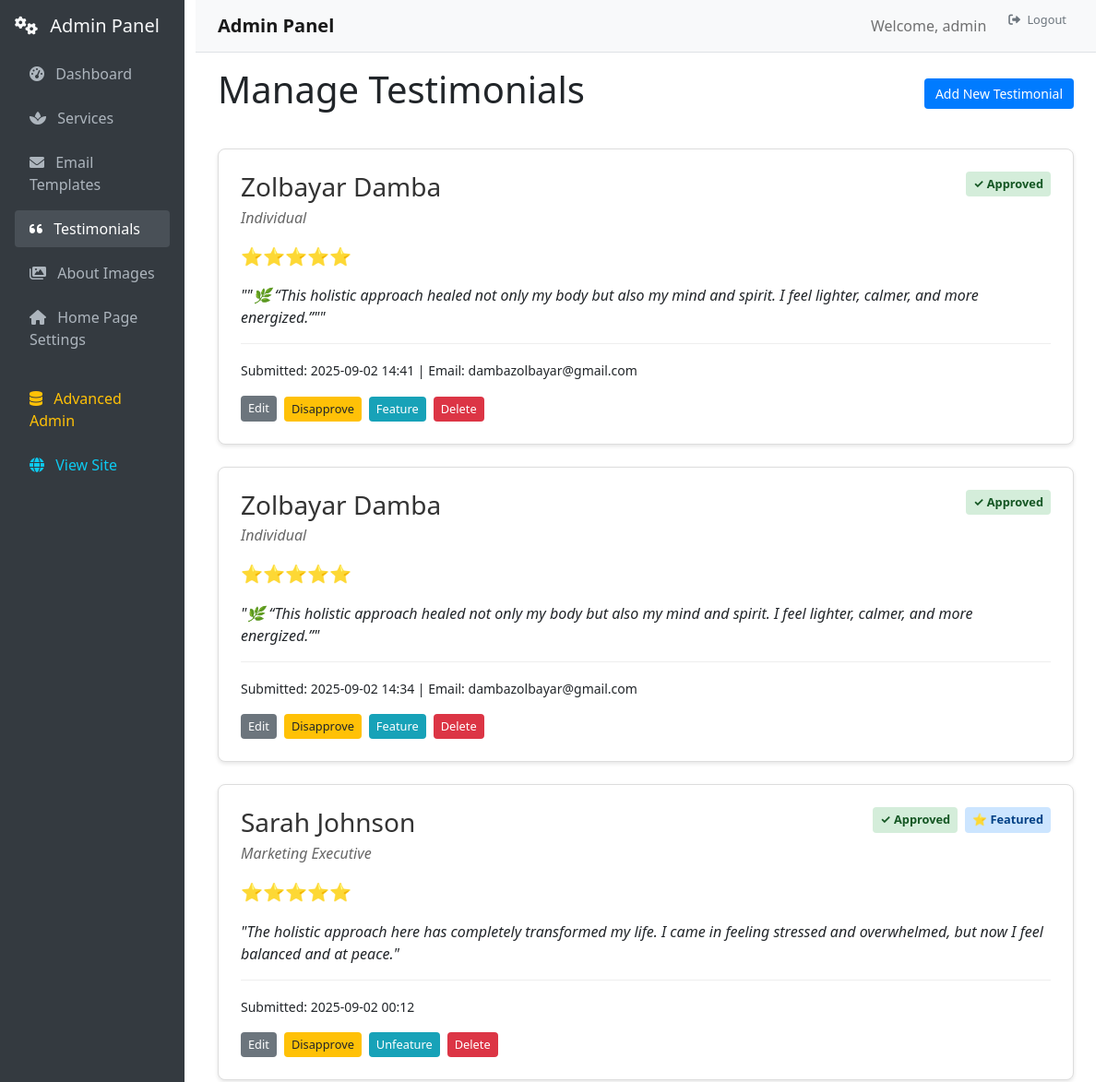
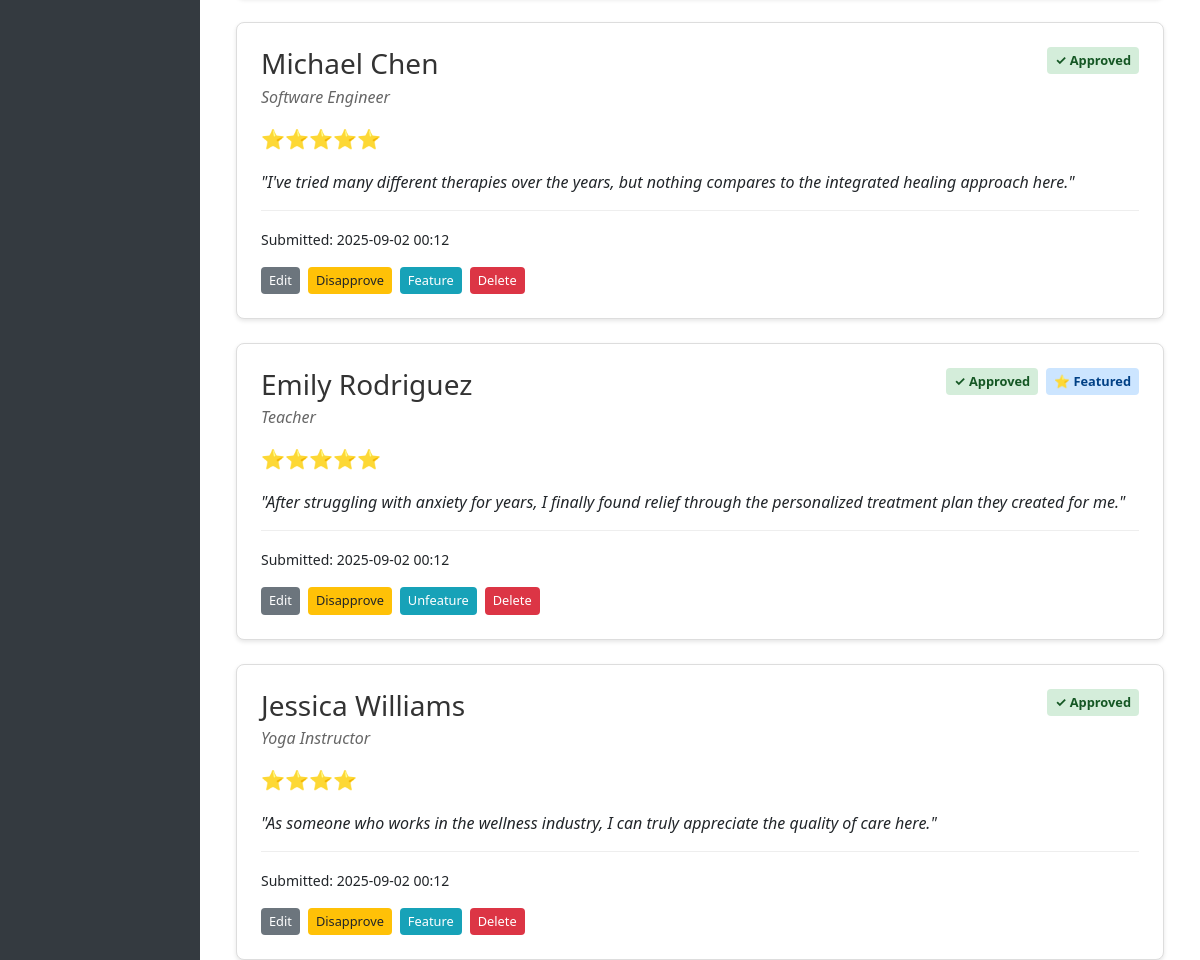
Page /admin/testimonials (signed in) on the committed database (2 pictures, top to bottom).
### db/models.py (models this page shows, shortened)
class User(db.Model, UserMixin):
    __tablename__ = 'users'
    id = db.Column(db.Integer, primary_key=True, autoincrement=True)
    is_paid = db.Column(db.Boolean, default=False)
    username = db.Column(db.String(80), nullable=False, unique=True)
    email = db.Column(db.String(120), nullable=False, unique=True)
    password = db.Column(db.String(128), nullable=False)
    role_id = db.Column(db.Integer, db.ForeignKey('roles.id'), nullable=False)
    role = db.relationship('Role', backref=db.backref('users', lazy=True))
    created_at = db.Column(db.DateTime, default=db.func.now())
    updated_at = db.Column(db.DateTime, default=db.func.now(), onupdate=db.func.now())

class Testimonial(db.Model):
    __tablename__ = "testimonials"
    id = db.Column(db.Integer, primary_key=True)
    client_name = db.Column(db.String(100), nullable=False)
    client_title = db.Column(db.String(100), nullable=True)  # Job title or profession
    testimonial_text = db.Column(db.Text, nullable=False)
    rating = db.Column(db.Integer, nullable=False, default=5)  # 1-5 star rating
    is_approved = db.Column(db.Boolean, default=False, nullable=False)  # Admin approval
    is_featured = db.Column(db.Boolean, default=False, nullable=False)  # Show on homepage
    email = db.Column(db.String(120), nullable=True)  # Optional client email
    created_at = db.Column(db.DateTime, default=db.func.now())
    updated_at = db.Column(db.DateTime, default=db.func.now(), onupdate=db.func.now())
    approved_at = db.Column(db.DateTime, nullable=True)
    approved_by = db.Column(db.Integer, db.ForeignKey('users.id'), nullable=True)
    approver = db.relationship('User', backref=db.backref('approved_testimonials', lazy=True))
    def get_star_display(self):
        return "⭐" * self.rating

### routes/admin.py (the view)
@admin_bp.route('/testimonials')
@admin_required
def admin_testimonials():
    testimonials = Testimonial.query.order_by(Testimonial.created_at.desc()).all()
    return render_template('admin/testimonials.html', testimonials=testimonials)

### app_factory.py (called while the page is built)
def initialize_extensions(app):
    db.init_app(app)
    migrate = Migrate(app, db)
    babel = Babel(app)
    mail = Mail(app)
    app.mail = mail  # Make mail available globally for blueprints
    login_manager = LoginManager()
    login_manager.init_app(app)
    @login_manager.user_loader
    def load_user(user_id):
        return User.query.get(int(user_id))
    try:
        from flask_cors import CORS
        CORS(app, supports_credentials=True)
        print("✅ CORS enabled")
    except ImportError:
        print("⚠️ Flask-CORS not installed. Skipping...")
    from utils.admin_setup import setup_admin
    setup_admin(app)

### routes/admin.py (called while the page is built)
def admin_required(f):
    @wraps(f)
    @login_required
    def decorated_function(*args, **kwargs):
        if not current_user.is_authenticated or current_user.role.name != 'admin':
            flash('Admin access required.', 'error')
            return redirect(url_for('main.home'))
        return f(*args, **kwargs)
    return decorated_function

### templates/admin/testimonials.html (shortened to what this page needs)
{% extends "admin/base.html" %}
{% block content %}
<div class="admin-header">
    <h1>Manage Testimonials</h1>
    <a href="{{ url_for('admin_panel.create_testimonial') }}" class="btn btn-primary">Add New Testimonial</a>
</div>
<div class="testimonials-grid">
    {% for testimonial in testimonials %}
    <div class="testimonial-admin-card">
        <div class="testimonial-header">
            <div class="client-info">
                <h3>{{ testimonial.client_name }}</h3>
                {% if testimonial.client_title %}
                <p class="client-title">{{ testimonial.client_title }}</p>
                {% endif %}
            </div>
            <div class="testimonial-status">
                {% if testimonial.is_approved %}
                    <span class="status-badge approved">✓ Approved</span>
                {% else %}
                    <span class="status-badge pending">⏳ Pending</span>
                {% endif %}
                {% if testimonial.is_featured %}
                    <span class="status-badge featured">⭐ Featured</span>
                {% endif %}
            </div>
        </div>
        <div class="rating">
            {{ testimonial.get_star_display() }}
        </div>
        <div class="testimonial-text">
            <p>"{{ testimonial.testimonial_text }}"</p>
        </div>
        <div class="testimonial-meta">
            <small>
                Submitted: {{ testimonial.created_at.strftime('%Y-%m-%d %H:%M') }}
                {% if testimonial.email %}
                | Email: {{ testimonial.email }}
                {% endif %}
            </small>
        </div>
        <div class="testimonial-actions">
            <a href="{{ url_for('admin_panel.edit_testimonial', testimonial_id=testimonial.id) }}" class="btn btn-secondary btn-sm">Edit</a>
            {% if testimonial.is_approved %}
                <form method="POST" action="{{ url_for('admin_panel.disapprove_testimonial', testimonial_id=testimonial.id) }}" style="display: inline;">
                    <button type="submit" class="btn btn-warning btn-sm" onclick="return confirm('Disapprove this testimonial?')">Disapprove</button>
                </form>
            {% else %}
                <form method="POST" action="{{ url_for('admin_panel.approve_testimonial', testimonial_id=testimonial.id) }}" style="display: inline;">
                    <button type="submit" class="btn btn-success btn-sm">Approve</button>
                </form>
            {% endif %}
            <form method="POST" action="{{ url_for('admin_panel.toggle_feature_testimonial', testimonial_id=testimonial.id) }}" style="display: inline;">
                <button type="submit" class="btn btn-info btn-sm">
                    {% if testimonial.is_featured %}Unfeature{% else %}Feature{% endif %}
                </button>
            </form>
            <form method="POST" action="{{ url_for('admin_panel.delete_testimonial', testimonial_id=testimonial.id) }}" style="display: inline;">
                <button type="submit" class="btn btn-danger btn-sm" onclick="return confirm('Delete this testimonial permanently?')">Delete</button>
            </form>
        </div>
    </div>
    {% endfor %}
</div>
{% endblock %}

### templates/admin/base.html (shortened to what this page needs)
<!DOCTYPE html>
<html lang="en">
<head>
    <link href="https://cdn.jsdelivr.net/npm/bootstrap@5.1.3/dist/css/bootstrap.min.css" rel="stylesheet">
    <link href="https://cdnjs.cloudflare.com/ajax/libs/font-awesome/6.0.0/css/all.min.css" rel="stylesheet">
</head>
<body>
    <div class="container-fluid">
        <div class="row">
            <nav class="col-md-3 col-lg-2 sidebar p-3">
                <div class="mb-3">
                    <h5 class="text-light">
                        <i class="fas fa-cogs me-2"></i>
                        Admin Panel
                    </h5>
                </div>
                <ul class="nav flex-column">
                    <li class="nav-item">
                        <a class="nav-link {% if request.endpoint == 'admin_panel.admin_panel' %}active{% endif %}"
                           href="{{ url_for('admin_panel.admin_panel') }}">
                            <i class="fas fa-tachometer-alt me-2"></i>
                            Dashboard
                        </a>
                    </li>
                    <li class="nav-item">
                        <a class="nav-link {% if request.endpoint == 'admin_panel.admin_services' %}active{% endif %}"
                           href="{{ url_for('admin_panel.admin_services') }}">
                            <i class="fas fa-spa me-2"></i>
                            Services
                        </a>
                    </li>
                    <li class="nav-item">
                        <a class="nav-link {% if request.endpoint == 'admin_panel.admin_emails' %}active{% endif %}"
                           href="{{ url_for('admin_panel.admin_emails') }}">
                            <i class="fas fa-envelope me-2"></i>
                            Email Templates
                        </a>
                    </li>
                    <li class="nav-item">
                        <a class="nav-link {% if request.endpoint == 'admin_panel.admin_testimonials' %}active{% endif %}"
                           href="{{ url_for('admin_panel.admin_testimonials') }}">
                            <i class="fas fa-quote-left me-2"></i>
                            Testimonials
                        </a>
                    </li>
                    <li class="nav-item">
                        <a class="nav-link {% if request.endpoint in ['admin_panel.admin_about_images', 'admin_panel.edit_about_image', 'admin_panel.create_about_image'] %}active{% endif %}"
                           href="{{ url_for('admin_panel.admin_about_images') }}">
                            <i class="fas fa-images me-2"></i>
                            About Images
                        </a>
                    </li>
                    <li class="nav-item">
                        <a class="nav-link {% if request.endpoint == 'admin_panel.admin_settings' %}active{% endif %}"
                           href="{{ url_for('admin_panel.admin_settings') }}">
                            <i class="fas fa-home me-2"></i>
                            Home Page Settings
                        </a>
                    </li>
                    <li class="nav-item mt-3">
                        <a class="nav-link text-warning" href="/admin/">
                            <i class="fas fa-database me-2"></i>
                            Advanced Admin
                        </a>
                    </li>
                    <li class="nav-item">
                        <a class="nav-link text-info" href="{{ url_for('main.home') }}">
                            <i class="fas fa-globe me-2"></i>
                            View Site
                        </a>
                    </li>
                </ul>
            </nav>
            <main class="col-md-9 col-lg-10 main-content">
                <nav class="navbar navbar-expand-lg navbar-light bg-light border-bottom">
                    <div class="container-fluid">
                        <span class="navbar-brand mb-0 h1">
                            {% block page_title %}Admin Panel{% endblock %}
                        </span>
                        <div class="navbar-nav ms-auto">
                            <span class="navbar-text me-3">
                                Welcome, {{ current_user.username }}
                            </span>
                            <a class="btn btn-outline-secondary btn-sm" href="/api/logout" onclick="handleLogout(event)">
                                <i class="fas fa-sign-out-alt me-1"></i>
                                Logout
                            </a>
                        </div>
                    </div>
                </nav>
                <div class="container-fluid mt-3">
                    {% block content %}{% endblock %}
                </div>
            </main>
        </div>
    </div>
</body>
</html>

### templates/admin/base.html (style rules this page uses)
.sidebar { min-height: 100vh; background: #343a40; }
.sidebar .nav-link { color: #adb5bd; border-radius: 0.25rem; margin: 0.25rem 0; }
.sidebar .nav-link:hover, .sidebar .nav-link.active { color: #fff; background-color: #495057; }
.main-content { min-height: 100vh; }
.navbar-brand { font-weight: bold; }

### templates/admin/testimonials.html (style rules this page uses)
.admin-header { display: flex; justify-content: space-between; align-items: center; margin-bottom: 2rem; }
.testimonials-grid { display: grid; gap: 1.5rem; }
.testimonial-admin-card { background: white; border: 1px solid #ddd; border-radius: 8px; padding: 1.5rem; box-shadow: 0 2px 4px rgba(0,0,0,0.1); }
.testimonial-header { display: flex; justify-content: space-between; align-items: flex-start; margin-bottom: 1rem; }
.client-info h3 { margin: 0; color: #333; }
.client-title { margin: 0.25rem 0 0 0; color: #666; font-style: italic; }
.testimonial-status { display: flex; gap: 0.5rem; flex-wrap: wrap; }
.status-badge { padding: 0.25rem 0.5rem; border-radius: 4px; font-size: 0.8rem; font-weight: bold; }
.status-badge.approved { background: #d4edda; color: #155724; }
.status-badge.featured { background: #cce5ff; color: #004085; }
.rating { font-size: 1.2rem; margin-bottom: 1rem; }
.testimonial-text { margin-bottom: 1rem; font-style: italic; }
.testimonial-meta { margin-bottom: 1rem; padding-top: 1rem; border-top: 1px solid #eee; }
.testimonial-actions { display: flex; gap: 0.5rem; flex-wrap: wrap; }
.btn { padding: 0.375rem 0.75rem; border: none; border-radius: 4px; cursor: pointer; text-decoration: none; font-size: 0.875rem; }
.btn-primary { background: #007bff; color: white; }
.btn-secondary { background: #6c757d; color: white; }
.btn-warning { background: #ffc107; color: #212529; }
.btn-info { background: #17a2b8; color: white; }
.btn-danger { background: #dc3545; color: white; }
.btn-sm { padding: 0.25rem 0.5rem; font-size: 0.8rem; }

### rows in the picture
User: username "admin"
Testimonial: client_name "Zolbayar Damba", client_title "Individual", is_approved "✓ Approved", star "⭐⭐⭐⭐⭐", testimonial_text "\"🌿 “This holistic approach healed not only my body but also my mind and spirit. I feel lighter, calmer, and more energized.”\"", created_at "2025-09-02 14:41", email "dambazolbayar@gmail.com", is_featured "Feature"
Testimonial: client_name "Zolbayar Damba", client_title "Individual", is_approved "✓ Approved", star "⭐⭐⭐⭐⭐", testimonial_text "🌿 “This holistic approach healed not only my body but also my mind and spirit. I feel lighter, calmer, and more energized.”", created_at "2025-09-02 14:34", email "dambazolbayar@gmail.com", is_featured "Feature"
Testimonial: client_name "Sarah Johnson", client_title "Marketing Executive", is_approved "✓ Approved", is_featured "⭐ Featured", star "⭐⭐⭐⭐⭐", testimonial_text "The holistic approach here has completely transformed my life. I came in feeling stressed and overwhelmed, but now I feel balanced and at peace.", created_at "2025-09-02 00:12"
Testimonial: client_name "Michael Chen", client_title "Software Engineer", is_approved "✓ Approved", star "⭐⭐⭐⭐⭐", testimonial_text "I've tried many different therapies over the years, but nothing compares to the integrated healing approach here.", created_at "2025-09-02 00:12", is_featured "Feature"
Testimonial: client_name "Emily Rodriguez", client_title "Teacher", is_approved "✓ Approved", is_featured "⭐ Featured", star "⭐⭐⭐⭐⭐", testimonial_text "After struggling with anxiety for years, I finally found relief through the personalized treatment plan they created for me.", created_at "2025-09-02 00:12"
Testimonial: client_name "Jessica Williams", client_title "Yoga Instructor", is_approved "✓ Approved", star "⭐⭐⭐⭐", testimonial_text "As someone who works in the wellness industry, I can truly appreciate the quality of care here.", created_at "2025-09-02 00:12", is_featured "Feature"
